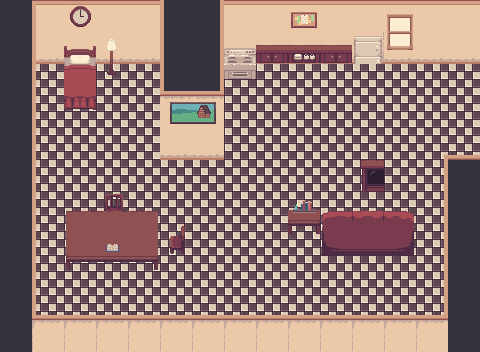

Rendered tile map (Tiled .tmx) drawn with the repository's tilesets; below, a short description and the full map source, tile grids included:
An orthogonal 15x11 tile map with 32x32 px tiles, 5 tile layers (ground, detailsDown, player, detailsTop, ...), 2 tilesets and 14 objects.

<map version="1.10" tiledversion="1.11.2" orientation="orthogonal" renderorder="right-down" width="15" height="11" tilewidth="32" tileheight="32" infinite="0" nextlayerid="9" nextobjectid="18">
 <editorsettings>
  <export target="../../assets/Levels/Maps/bedroomFinal.json" format="json" />
 </editorsettings>
 <tileset firstgid="1" source="../tilesets/Terrain and Back Wall (32x32).tsx" />
 <tileset firstgid="248" source="../tilesets/bedroom.tsx" />
 <layer id="2" name="ground" width="15" height="11">
  <data encoding="csv">
0,0,267,0,0,0,0,0,0,267,0,0,267,0,0,
0,283,283,283,283,280,280,283,280,280,280,284,283,284,284,
0,280,280,280,280,41,41,280,280,280,280,280,280,280,280,
0,280,280,280,280,280,280,280,280,280,280,280,280,280,280,
0,280,280,280,280,283,283,280,280,280,280,280,280,280,280,
0,280,280,280,280,280,280,280,280,280,280,280,280,280,280,
0,280,280,280,280,280,280,280,280,280,280,280,280,280,280,
0,280,280,280,280,280,280,280,280,280,280,280,280,280,280,
0,280,280,280,280,280,280,280,280,280,280,280,280,280,280,
0,280,280,280,280,280,280,280,280,280,280,280,280,280,280,
0,280,280,280,280,280,280,280,280,280,280,280,280,280,0
</data>
 </layer>
 <layer id="3" name="detailsDown" width="15" height="11">
  <data encoding="csv">
0,0,0,0,0,0,0,0,0,0,0,0,0,0,0,
0,0,0,0,0,0,0,0,283,283,283,0,320,283,283,
0,0,0,0,0,0,0,0,0,0,0,0,0,0,0,
0,0,0,0,0,0,0,0,0,0,0,0,0,0,0,
0,0,0,0,0,0,0,0,0,0,0,0,0,0,0,
0,0,0,0,0,0,0,0,0,0,0,0,0,0,0,
0,0,0,0,0,0,0,0,0,0,0,0,0,0,0,
0,0,0,0,0,0,0,0,0,0,434,435,436,0,0,
0,0,0,0,0,0,0,0,0,0,0,0,0,0,0,
0,0,0,0,0,0,0,0,0,0,0,0,0,0,0,
0,0,0,0,0,0,0,0,0,0,0,0,0,0,0
</data>
 </layer>
 <layer id="4" name="player" width="15" height="11">
  <data encoding="csv">
41,267,322,267,267,41,41,267,267,328,267,267,304,267,267,
41,0,381,384,0,41,41,347,333,332,333,348,0,0,0,
41,270,397,400,0,271,41,363,0,0,0,0,0,0,0,
41,270,413,0,0,267,267,0,0,0,0,0,0,0,0,
41,270,0,0,0,0,0,0,0,0,0,0,0,249,250,
41,270,0,0,0,0,0,0,0,0,0,390,0,265,41,
41,270,308,356,310,0,0,0,0,343,0,0,0,265,41,
41,270,324,325,326,357,0,0,0,359,0,0,0,265,41,
41,270,340,341,342,0,0,0,0,0,0,0,0,265,41,
41,0,0,0,0,0,0,0,0,0,0,0,0,0,41,
41,0,0,0,0,0,0,0,0,0,0,0,0,0,41
</data>
 </layer>
 <layer id="5" name="detailsTop" width="15" height="11">
  <data encoding="csv">
41,255,251,251,251,270,265,251,251,251,251,251,251,251,251,
41,270,0,0,0,270,265,0,0,0,0,0,0,0,0,
41,0,0,0,0,0,272,0,0,0,0,0,0,0,0,
41,0,0,0,0,369,370,0,0,0,0,0,0,0,0,
41,0,0,0,0,0,0,0,0,0,0,0,0,0,0,
41,0,0,0,0,0,0,0,0,0,0,0,0,0,0,
41,0,0,309,0,0,0,0,0,385,418,419,420,265,0,
41,0,0,387,0,0,0,0,0,0,0,0,0,0,0,
41,0,0,0,0,0,0,0,0,0,0,0,0,0,0,
41,271,250,250,250,250,250,250,250,250,250,250,250,272,0,
41,266,266,266,266,266,266,266,266,266,266,266,266,266,0
</data>
 </layer>
 <layer id="6" name="sky" width="15" height="11">
  <data encoding="csv">
0,0,0,0,0,0,0,0,0,0,0,0,0,0,0,
0,0,0,0,0,0,0,0,0,0,0,0,0,0,0,
0,0,0,0,0,0,0,0,0,0,0,0,0,0,0,
0,0,0,0,0,0,0,0,0,0,0,0,0,0,0,
0,0,0,0,0,0,0,0,0,0,0,0,0,0,0,
0,0,0,0,0,0,0,0,0,0,0,0,0,0,0,
0,0,0,0,0,0,0,0,0,0,0,0,0,0,0,
0,0,0,0,0,0,0,0,0,0,0,0,0,0,0,
0,0,0,0,0,0,0,0,0,0,0,0,0,0,0,
0,0,0,0,0,0,0,0,0,0,0,0,0,0,0,
0,0,0,0,0,0,0,0,0,0,0,0,0,0,0
</data>
 </layer>
 <objectgroup id="7" name="objects">
  <object id="4" x="108.903" y="104.163" width="32.8615" height="34.3414">
   <properties>
    <property name="entity_code" type="int" value="0" />
    <property name="event" value="atStart" />
    <property name="function_name" value="spawn_entity" />
   </properties>
  </object>
  <object id="15" x="412.236" y="60.8293" width="23.5282" height="25.6747">
   <properties>
    <property name="entity_code" type="int" value="10" />
    <property name="event" value="atStart" />
    <property name="function_name" value="spawn_entity" />
   </properties>
  </object>
  <object id="16" x="449.569" y="62.1626" width="17.5282" height="22.3414">
   <properties>
    <property name="entity_code" type="int" value="11" />
    <property name="event" value="atStart" />
    <property name="function_name" value="spawn_entity" />
   </properties>
  </object>
  <object id="17" x="412.1" y="92.002" width="66.4663" height="57.996">
   <properties>
    <property name="cutscene_name" value="finalCutscene" />
    <property name="event" value="enter" />
    <property name="function_name" value="play_cutscene" />
   </properties>
  </object>
 </objectgroup>
 <objectgroup id="8" name="player_collider_objects">
  <object id="5" x="160.5" y="123.628" width="63.7273" height="16.1818" />
  <object id="6" x="447.689" y="155.25" width="32.5" height="5" />
  <object id="7" x="32.8861" y="346.81" width="415.728" height="4.54545" />
  <object id="8" x="-0.9775" y="315.583" width="32.5" height="36" />
  <object id="9" x="448.477" y="315.083" width="32.5" height="36" />
  <object id="10" x="322.523" y="223.583" width="92.5" height="16" />
  <object id="11" x="384.273" y="32.0833" width="96" height="16" />
  <object id="12" x="32.2725" y="31.0833" width="128" height="16" />
  <object id="13" x="32.2498" y="287.401" width="3.68182" height="30.1818" />
  <object id="14" x="444.25" y="287.538" width="3.68182" height="31.0909" />
 </objectgroup>
</map>
